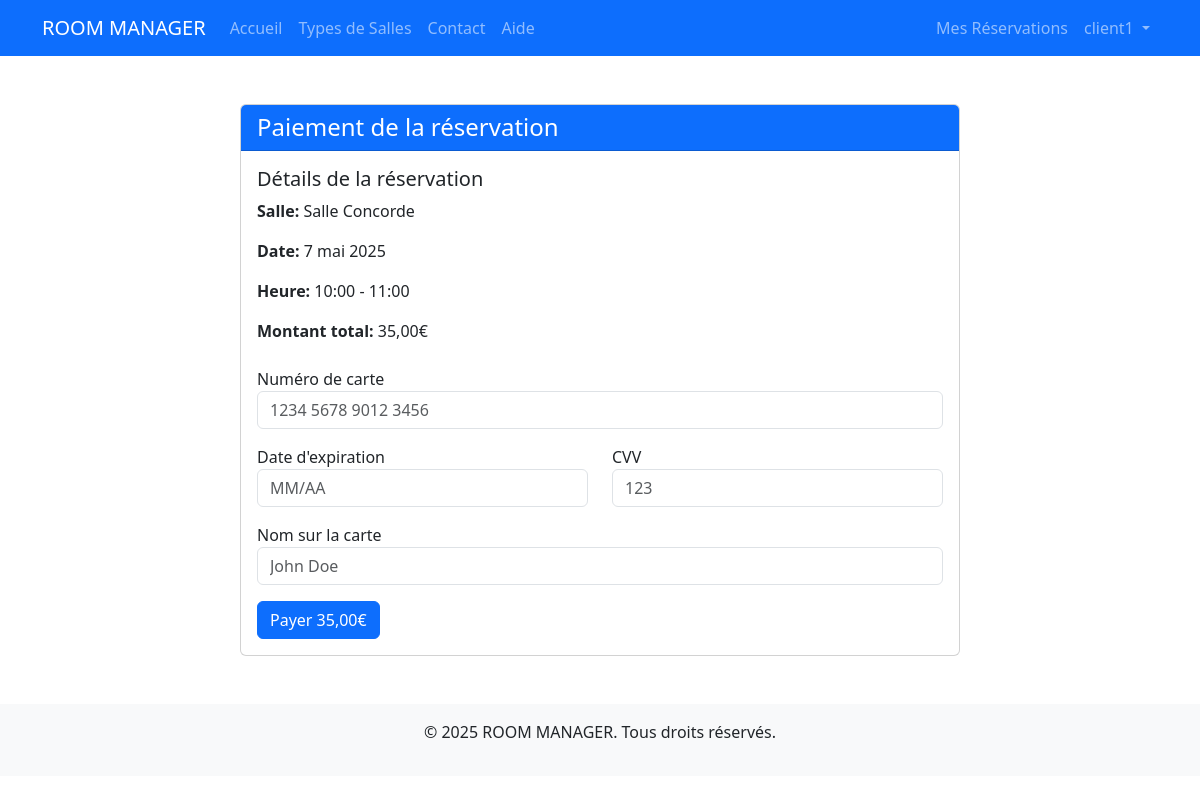
The app's page /bookings/1/payment/ (signed in) with its own data.
### core/models.py (models this page shows, shortened)
class User(AbstractUser):
    ROLE_CHOICES = [
        ('admin', 'Administrateur'),
        ('client', 'Client')
    ]
    phone_number = models.CharField(max_length=20, blank=True)
    address = models.TextField(blank=True)
    role = models.CharField(max_length=10, choices=ROLE_CHOICES, default='client')
    def is_admin_user(self):
        return self.role == 'admin' or self.is_superuser

class Booking(models.Model):
    STATUS_CHOICES = [
        ('pending', 'En attente'),
        ('in_progress', 'En cours'),
        ('validated', 'Validée'),
        ('cancelled', 'Annulée')
    ]
    user = models.ForeignKey(User, on_delete=models.CASCADE)
    room = models.ForeignKey(Room, on_delete=models.CASCADE)
    date = models.DateField()
    start_time = models.TimeField()
    end_time = models.TimeField()
    created_at = models.DateTimeField(auto_now_add=True)
    status = models.CharField(max_length=20, choices=STATUS_CHOICES, default='pending')
    total_amount = models.DecimalField(max_digits=10, decimal_places=2)
    payment_status = models.BooleanField(default=False)

class Room(models.Model):
    name = models.CharField(max_length=100)
    room_type = models.ForeignKey(RoomType, on_delete=models.CASCADE)
    capacity = models.IntegerField()
    price_per_hour = models.DecimalField(max_digits=10, decimal_places=2)
    description = models.TextField()
    image = models.ImageField(upload_to='rooms/')
    is_active = models.BooleanField(default=True)
    equipment = models.ManyToManyField(Equipment, blank=True)

### core/views.py (the view, shortened to what this page needs)
# urls.py: path('bookings/<int:pk>/payment/', views.payment, name='payment'),
@login_required
def payment(request, pk):
    booking = get_object_or_404(Booking, id=pk, user=request.user)
    return render(request, 'core/payment.html', {
        'booking': booking,
        'title': 'Paiement'
    })

### core/templates/core/payment.html (shortened to what this page needs)
{% extends 'core/base.html' %}
{% load static %}
{% block content %}
<div class="container mt-5">
    <div class="row justify-content-center">
        <div class="col-md-8">
            <div class="card">
                <div class="card-header bg-primary text-white">
                    <h4 class="mb-0">Paiement de la réservation</h4>
                </div>
                <div class="card-body">
                    <div class="booking-details mb-4">
                        <h5>Détails de la réservation</h5>
                        <p><strong>Salle:</strong> {{ booking.room.name }}</p>
                        <p><strong>Date:</strong> {{ booking.date }}</p>
                        <p><strong>Heure:</strong> {{ booking.start_time }} - {{ booking.end_time }}</p>
                        <p><strong>Montant total:</strong> {{ booking.total_amount }}€</p>
                    </div>
                    <form method="post" class="payment-form">
                        <div class="form-group mb-3">
                            <label for="card_number">Numéro de carte</label>
                            <input type="text" class="form-control" id="card_number" placeholder="1234 5678 9012 3456" required>
                        </div>
                        <div class="row">
                            <div class="col-md-6">
                                <div class="form-group mb-3">
                                    <label for="expiry">Date d'expiration</label>
                                    <input type="text" class="form-control" id="expiry" placeholder="MM/AA" required>
                                </div>
                            </div>
                            <div class="col-md-6">
                                <div class="form-group mb-3">
                                    <label for="cvv">CVV</label>
                                    <input type="text" class="form-control" id="cvv" placeholder="123" required>
                                </div>
                            </div>
                        </div>
                        <div class="form-group mb-3">
                            <label for="card_name">Nom sur la carte</label>
                            <input type="text" class="form-control" id="card_name" placeholder="John Doe" required>
                        </div>
                        <button type="submit" class="btn btn-primary btn-block">Payer {{ booking.total_amount }}€</button>
                    </form>
                </div>
            </div>
        </div>
    </div>
</div>
{% endblock %}

### core/templates/core/base.html (shortened to what this page needs)
<!DOCTYPE html>
<html lang="fr">
<head>
    <link href="https://cdn.jsdelivr.net/npm/bootstrap@5.3.0/dist/css/bootstrap.min.css" rel="stylesheet">
    <link href="https://cdnjs.cloudflare.com/ajax/libs/font-awesome/6.0.0/css/all.min.css" rel="stylesheet">
</head>
<body>
    <nav class="navbar navbar-expand-lg navbar-dark bg-primary">
        <div class="container">
            <a class="navbar-brand" href="{% url 'core:home' %}">ROOM MANAGER</a>
            <div class="collapse navbar-collapse" id="navbarNav">
                <ul class="navbar-nav me-auto">
                    {% if not user.is_admin_user %}
                    <li class="nav-item">
                        <a class="nav-link" href="{% url 'core:home' %}">Accueil</a>
                    </li>
                    <li class="nav-item">
                        <a class="nav-link" href="{% url 'core:room_types' %}">Types de Salles</a>
                    </li>
                    <li class="nav-item">
                        <a class="nav-link" href="{% url 'core:contact' %}">Contact</a>
                    </li>
                    <li class="nav-item">
                        <a class="nav-link" href="{% url 'core:help' %}">Aide</a>
                    </li>
                    {% endif %}
                </ul>
                <ul class="navbar-nav">
                    {% if user.is_authenticated %}
                        {% if user.is_admin_user %}
                            <li class="nav-item">
                                <a class="nav-link" href="{% url 'core:dashboard' %}">Tableau de Bord</a>
                            </li>
                            <li class="nav-item">
                                <a class="nav-link" href="{% url 'core:manage_bookings' %}">Gestion des Réservations</a>
                            </li>
                            <li class="nav-item">
                                <a class="nav-link" href="{% url 'core:manage_users' %}">Gestion des Utilisateurs</a>
                            </li>
                        {% else %}
                            <li class="nav-item">
                                <a class="nav-link" href="{% url 'core:booking_list' %}">Mes Réservations</a>
                            </li>
                        {% endif %}
                        <li class="nav-item dropdown">
                            <a class="nav-link dropdown-toggle" href="#" id="navbarDropdown" role="button" data-bs-toggle="dropdown">
                                {{ user.username }}
                            </a>
                        </li>
                    {% endif %}
                </ul>
            </div>
        </div>
    </nav>
    <div class="container mt-4">
        {% block content %}
        {% endblock %}
    </div>
    <footer class="bg-light mt-5 py-3">
        <div class="container text-center">
            <p>&copy; 2025 ROOM MANAGER. Tous droits réservés.</p>
        </div>
    </footer>
</body>
</html>

### records on screen
User: username "client1"
Booking: room.name "Salle Concorde", date "7 mai 2025", start_time "10:00", end_time "11:00", total_amount "35,00"
